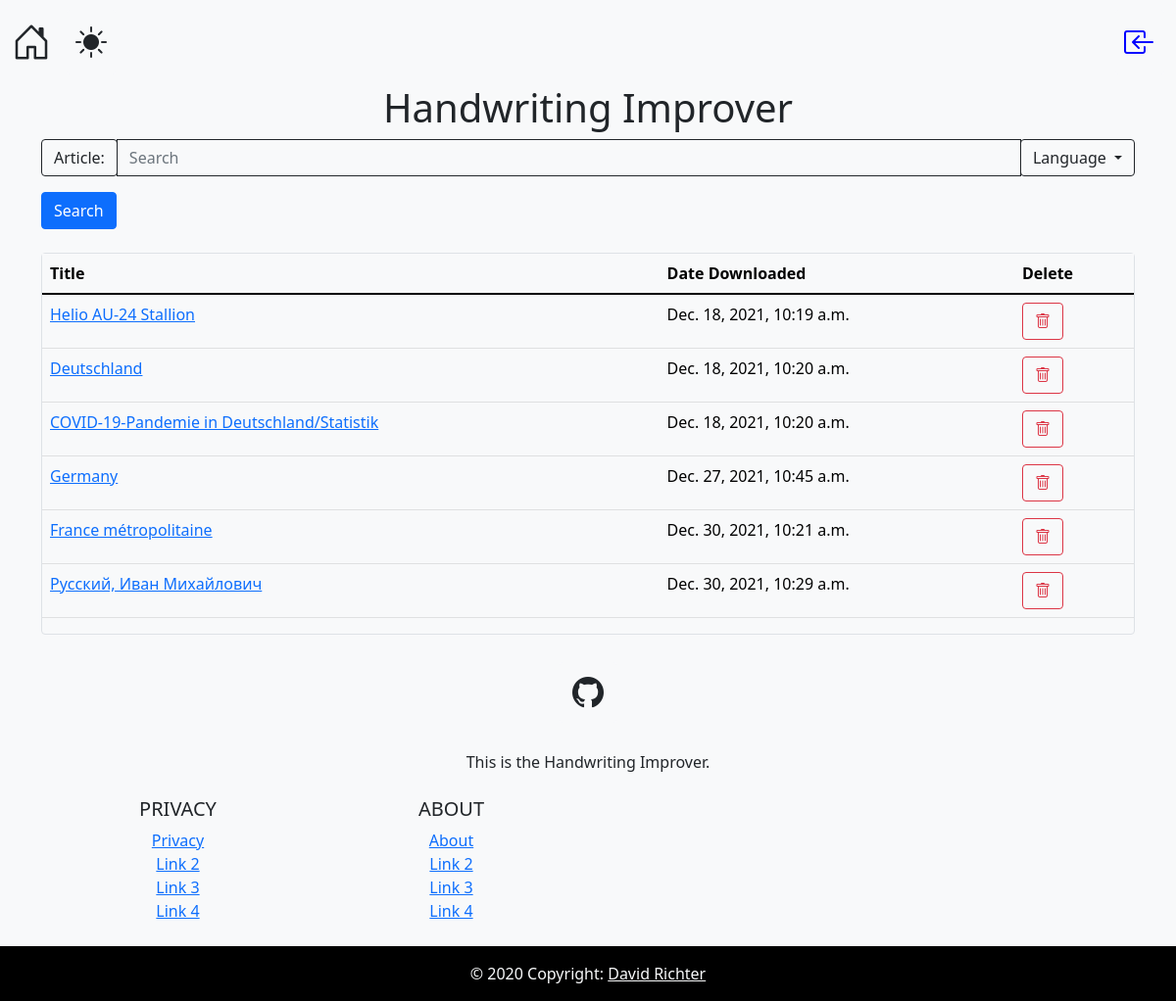
The page /handwriting/ on the database as committed earlier.
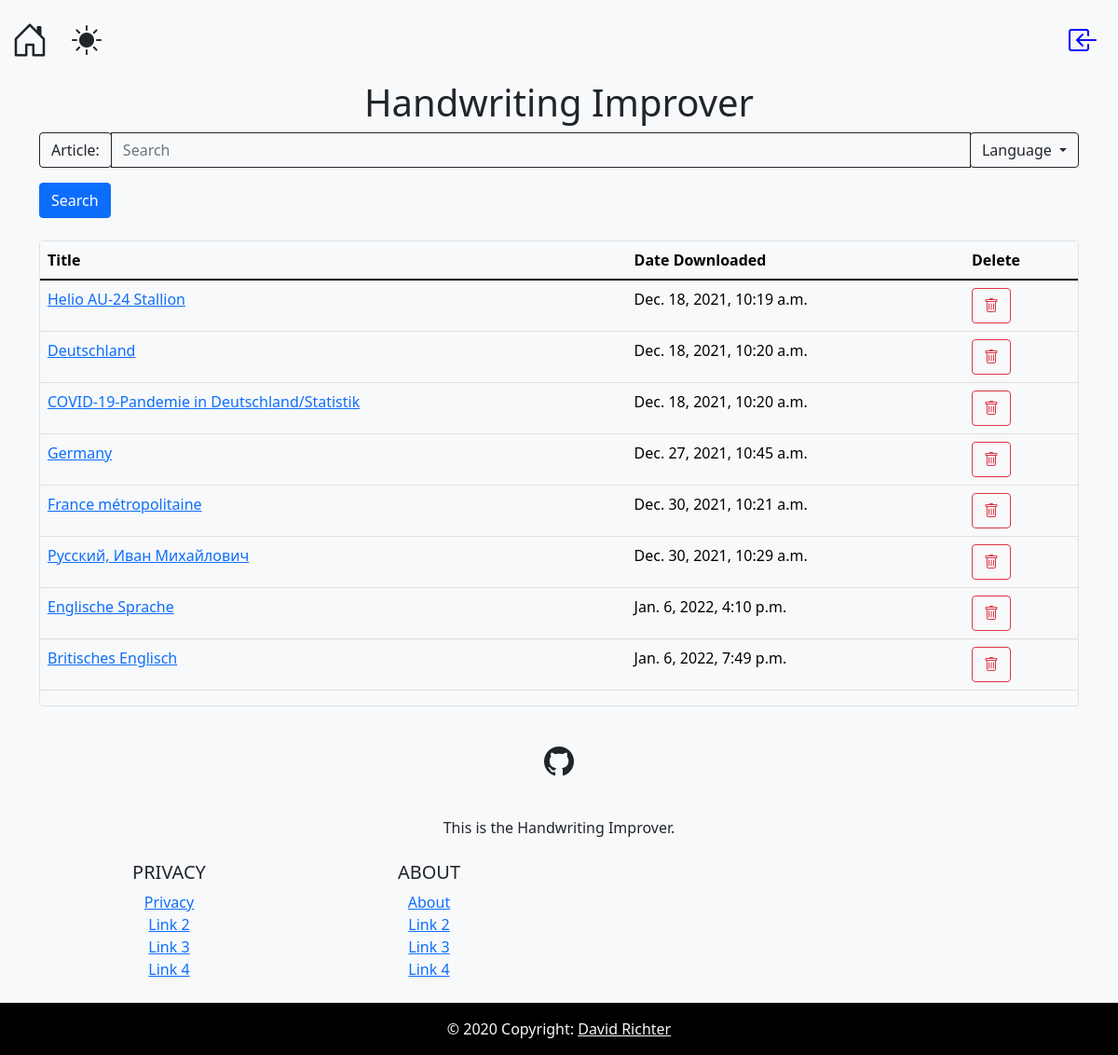
The same page on the database as committed later.
### wikipedia_converter/models.py (models this page shows, shortened)
class FullArticle(models.Model):
    formatted_page = models.ForeignKey(Article, on_delete=models.CASCADE, related_name="formatted_page")
    original_page = models.ForeignKey(Article, on_delete=models.CASCADE)
    date_pulled = models.DateTimeField('date pulled from wikipedia')
    def __str__(self):
        return self.formatted_page.title

class Article(models.Model):
    content = models.CharField(max_length=9999999999)
    link = models.CharField(max_length=500)
    title = models.CharField(max_length=500)

### wikipedia_converter/views.py (the view)
# urls.py: path('', views.IndexView.as_view(), name='index'),
@gzip_page
def index(request):
    template = loader.get_template('wikipedia_converter/index.html')
    articles = list(FullArticle.objects.all())
    context = {
        'articles': articles,
    }
    return HttpResponse(template.render(context, request))

### wikipedia_converter/templates/wikipedia_converter/index.html (shortened to what this page needs)
{% extends 'wikipedia_converter/base.html' %}
{% load static %}
{% block content %}
<div class="container">
<h1 class="text-center">Handwriting Improver</h1>
</div>
<div class="container ">
    <form method="POST" id="mainForm" class="bg-dark text-light" action="{% url 'wikipedia_converter:getArticles' %}">
        <div class="input-group mb-3">
            <div class="input-group-prepend">
                <span class="input-group-text bg-dark text-light btn-outline-light" id="basic-addon3">
                    Article:
                </span>
            </div>
            <input type="text" id="mainInput" class="bg-dark text-light btn-outline-light form-control" name="search" placeholder="Search">
            <div class="input-group-append">
                <div class="dropdown">
                    <button class="btn btn-outline-light dropdown-toggle" type="button" data-bs-toggle="dropdown" data-toggle="dropdown" aria-haspopup="true" aria-expanded="false">
                        Language
                    </button>
                </div>
            </div>
        </div>
        <input type="submit" value="Search" class="btn btn-primary">
    </form>
    <br>
    <div class="border rounded">
        <table class="table table-dark">
            <thead>
                <tr>
                    <th scope="col">Title</th>
                    <th scope="col">Date Downloaded</th>
                    <th scope="col">Delete</th>
                </tr>
            </thead>
            <tbody>
        {% for article in articles %}
                <tr>
                    <td>
                        <a href="{% url 'wikipedia_converter:getArticleFromDb' article.id %}">
                            {{ article }}
                        </a>
                    </td>
                    <td>
                        {{ article.date_pulled }}
                    </td>
                    <td>
                        <a href="{% url 'wikipedia_converter:deleteArticleFromDb' article.id %}"
                           class="btn btn-outline-danger">
                            <i class="bi-trash"></i>
                        </a>
                    </td>
                </tr>
        {% endfor %}
        </tbody>
        </table>
    </div>
</div>
{% endblock content %}

### wikipedia_converter/templates/wikipedia_converter/base.html (shortened to what this page needs)
{% load static %}
<!DOCTYPE html>
<html lang="en">
<head>
    {% block stylesheets %}
        <link rel="stylesheet"
          href="https://cdn.jsdelivr.net/npm/bootstrap@5.1.1/dist/css/bootstrap.min.css"
>
        <link rel="stylesheet"
          href="https://cdn.jsdelivr.net/npm/bootstrap-icons@1.7.2/font/bootstrap-icons.css">
        <link rel="stylesheet" type="text/css" href="{% static 'wikipedia_converter/css/navbar.css' %}">
        <link rel="stylesheet" type="text/css" href="{% static 'wikipedia_converter/css/footer.css' %}">
    {% endblock stylesheets %}
</head>
<body class="bg-dark text-light">
<div class="container-fluid bg-dark text-light">
    <nav class="navbar navbar-expand-lg navbar-light" id="navbar">
        {% block navbar %}
            {% include 'wikipedia_converter/components/navbar.html' %}
        {% endblock navbar %}
    </nav>
</div>
{% block content %}{% endblock content %}
{% block footer %}
    {% include 'wikipedia_converter/components/footer.html' %}
{% endblock footer %}
</body>
</html>

### wikipedia_converter/templates/wikipedia_converter/components/navbar.html (shortened to what this page needs)
<a class="navbar-brand bg-dark text-light"
    href="{% url 'wikipedia_converter:Index' %}"
    data-bs-toggle="tooltip"
    data-bs-placement="bottom"
    title="Home">
    <i class="bi bi-house-door"></i>
</a>
<ul class="navbar-nav">
    <li class="nav-item">
        <button type="button"
                class="btn bg-dark text-light nav-link"
                id="themeToggler"
                data-bs-toggle="tooltip"
                data-bs-placement="bottom"
                title="Switch theme">
            <i class="bi bi-brightness-high-fill"></i>
        </button>
    </li>
</ul>
<ul class="navbar-nav mr-sm-2 navbar-right">
    {% if request.user.is_authenticated %}
        <li class="nav-item my-2 my-sm-0">
            <a class="btn bg-dark text-light nav-link"
                data-bs-toggle="tooltip"
                data-bs-placement="bottom"
                title="Logout">
                <i class="bi bi-box-arrow-in-right" id="logout"></i>
            </a>
        </li>
    {% else %}
        <li class="nav-item my-2 my-sm-0">
            <a class="btn bg-dark text-light nav-link"
                data-bs-toggle="tooltip"
                data-bs-placement="bottom"
                title="Login">
                <i class="bi bi-box-arrow-in-left" id="login"></i>
            </a>
        </li>
    {% endif %}
</ul>

### wikipedia_converter/templates/wikipedia_converter/components/footer.html
<footer class="bg-dark text-center text-light">
    <div class="container p-4">
        <section class="mb-4">
            <a class="btn bg-dark text-light btn-floating m-1"
               href="https://github.com/prolike288/djangoLearning"
               role="button"
               target="_blank"
               rel="noopener noreferrer">
                <i class="bi bi-github"></i>
            </a>
        </section>
        <section class="mb-4">
            <p>
                This is the Handwriting Improver.
            </p>
        </section>
        <section class="">
            <div class="row">
                <div class="col-lg-3 col-md-6 mb-4 mb-md-0">
                    <h5 class="text-uppercase">Privacy</h5>
                    <ul class="list-unstyled mb-0">
                        <li>
                            <a href="{% url 'wikipedia_converter:privacy' %}">Privacy</a>
                        </li>
                        <li>
                            <a href="#!">Link 2</a>
                        </li>
                        <li>
                            <a href="#!">Link 3</a>
                        </li>
                        <li>
                            <a href="#!">Link 4</a>
                        </li>
                    </ul>
                </div>
                <div class="col-lg-3 col-md-6 mb-4 mb-md-0">
                    <h5 class="text-uppercase">About</h5>
                    <ul class="list-unstyled mb-0">
                        <li>
                            <a href="{% url 'wikipedia_converter:about' %}">About</a>
                        </li>
                        <li>
                            <a href="#!">Link 2</a>
                        </li>
                        <li>
                            <a href="#!">Link 3</a>
                        </li>
                        <li>
                            <a href="#!">Link 4</a>
                        </li>
                    </ul>
                </div>
            </div>
        </section>
    </div>
    <div class="text-center p-3 bg-black text-light">
        © 2020 Copyright:
        <a class="text-light" href="https://gitlab.com/username882"
           target="_blank"
           rel="noopener noreferrer">
            David Richter
        </a>
    </div>
</footer>

### wikipedia_converter/static/wikipedia_converter/css/navbar.css (style rules this page uses)
body { display: flex; flex-direction: column; min-height: 100vh; }
.bi { font-size: 200%; }
.navbar-right { margin-left: auto; }
#login { color: blue; }

### wikipedia_converter/static/wikipedia_converter/css/footer.css (style rules this page uses)
footer { margin-top: auto; }

Rows that differ between the two databases and show on the page:
added FullArticle: formatted_page.title "Englische Sprache", date_pulled "Jan. 6, 2022, 4:10 p.m."
added FullArticle: formatted_page.title "Britisches Englisch", date_pulled "Jan. 6, 2022, 7:49 p.m."
